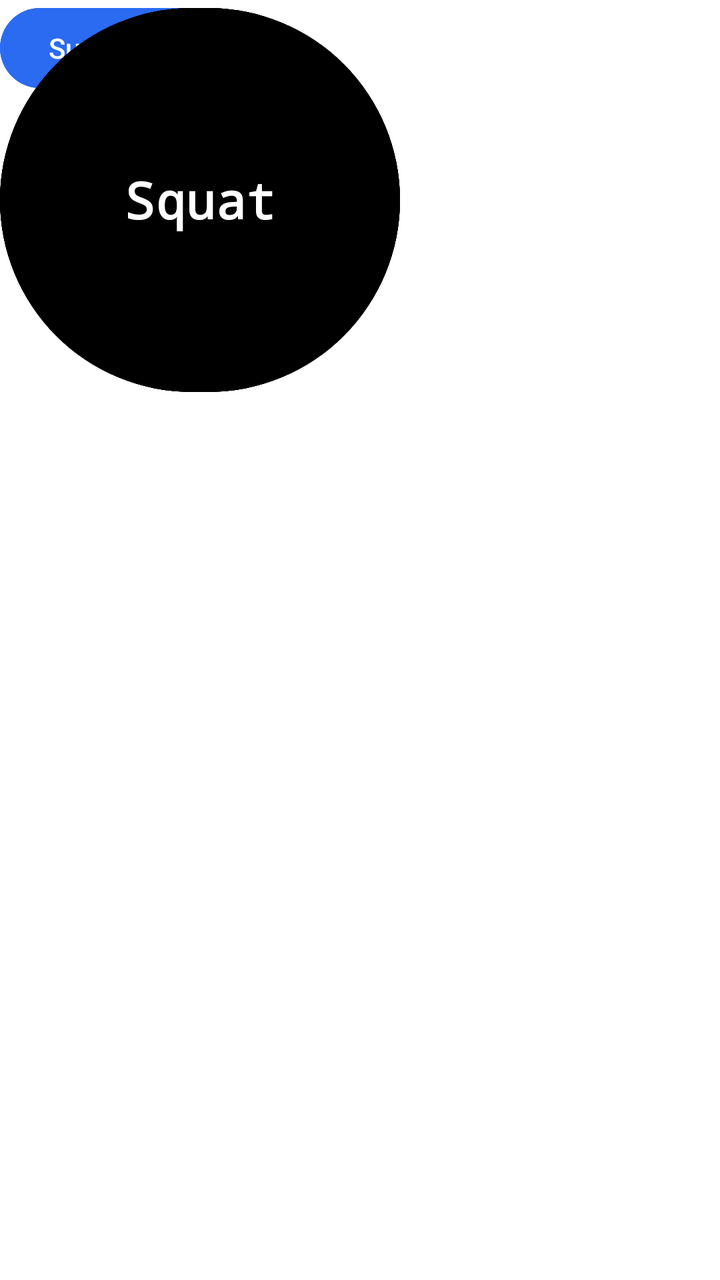
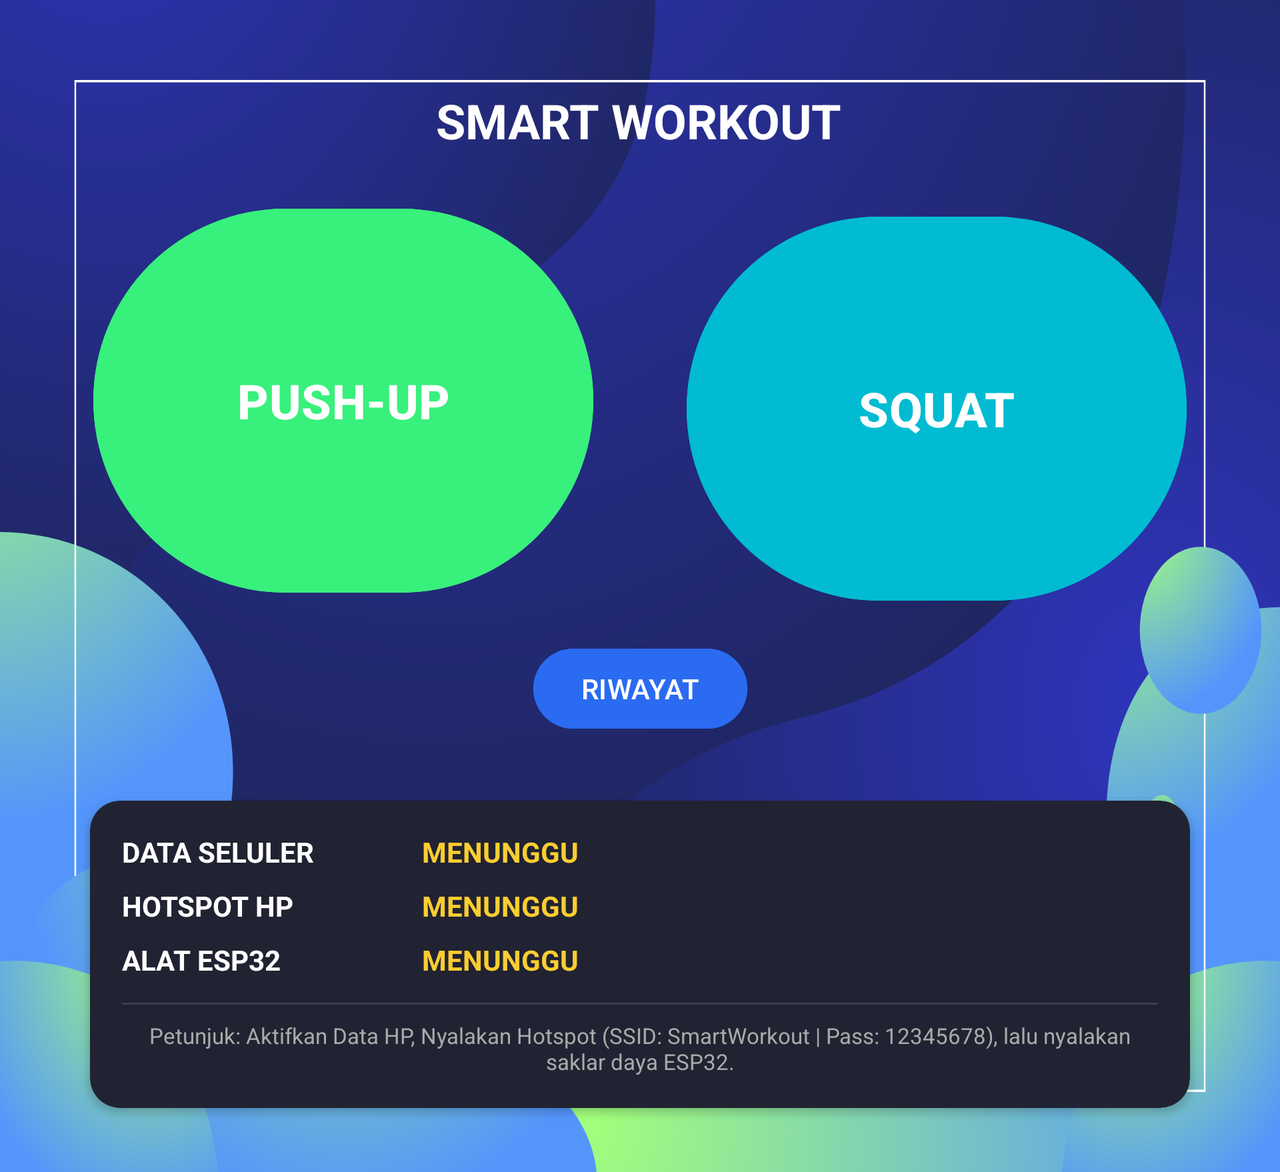

An Android layout and its configuration variant, each rendered on a device that would load it. The default file and the variant file are quoted in full after the pictures.
<!-- AndroidManifest.xml: application theme Theme.SmartWorkoutAtHome -->
<!-- res/layout/activity_home_screen.xml -->
<?xml version="1.0" encoding="utf-8"?>
<androidx.constraintlayout.widget.ConstraintLayout xmlns:android="http://schemas.android.com/apk/res/android"
    xmlns:app="http://schemas.android.com/apk/res-auto"
    xmlns:tools="http://schemas.android.com/tools"
    android:id="@+id/main"
    android:layout_width="match_parent"
    android:layout_height="match_parent"
    android:background="@color/white"
    tools:context=".home_screen">

    <Button
        android:id="@+id/Summary"
        android:layout_width="wrap_content"
        android:layout_height="wrap_content"
        android:backgroundTint="@color/Blue"
        android:text="Summary"
        tools:ignore="MissingConstraints"
        tools:layout_editor_absoluteX="749dp"
        tools:layout_editor_absoluteY="334dp" />

    <Button
        android:id="@+id/pushup"
        android:layout_width="200dp"
        android:layout_height="200dp"
        android:backgroundTint="@color/black"
        android:fontFamily="monospace"
        android:text="Push-up"
        android:textSize="25dp"
        android:textStyle="bold"
        tools:ignore="MissingConstraints"
        tools:layout_editor_absoluteX="188dp"
        tools:layout_editor_absoluteY="182dp" />

    <Button
        android:id="@+id/squat"
        android:layout_width="200dp"
        android:layout_height="200dp"
        android:backgroundTint="@color/black"
        android:fontFamily="monospace"
        android:text="Squat"
        android:textSize="25dp"
        android:textStyle="bold"
        tools:ignore="MissingConstraints"
        tools:layout_editor_absoluteX="539dp"
        tools:layout_editor_absoluteY="182dp" />


</androidx.constraintlayout.widget.ConstraintLayout>
<!-- resources referenced by this layout -->
<resources>
  <color name="Blue">#2A6BF2</color>
  <color name="black">#FF000000</color>
  <color name="white">#FFFFFFFF</color>
  <style name="Theme.SmartWorkoutAtHome" parent="Base.Theme.SmartWorkoutAtHome" />
  <style name="Base.Theme.SmartWorkoutAtHome" parent="Theme.Material3.DayNight.NoActionBar">
          
          
          <item name="colorPrimary">#FF000000</item>
  
      </style>
</resources>
<!-- res/layout-land/activity_home_screen.xml (the repository's variant of the layout above) -->
<!-- drawn on the phone turned sideways -->
<?xml version="1.0" encoding="utf-8"?>
<ScrollView xmlns:android="http://schemas.android.com/apk/res/android"
    xmlns:app="http://schemas.android.com/apk/res-auto"
    xmlns:tools="http://schemas.android.com/tools"
    android:id="@+id/main"
    android:layout_width="match_parent"
    android:layout_height="match_parent"
    android:fillViewport="true"
    android:background="@drawable/bg8"
    tools:context=".home_screen">

    <androidx.constraintlayout.widget.ConstraintLayout
        android:layout_width="match_parent"
        android:layout_height="wrap_content">

        
        <TextView
            android:id="@+id/tvAppTitle"
            android:layout_width="wrap_content"
            android:layout_height="wrap_content"
            android:layout_marginTop="44dp"
            android:text="SMART WORKOUT"
            android:textColor="@color/white"
            android:textSize="24dp"
            android:textStyle="bold"
            app:layout_constraintEnd_toEndOf="parent"
            app:layout_constraintHorizontal_bias="0.499"
            app:layout_constraintStart_toStartOf="parent"
            app:layout_constraintTop_toTopOf="parent" />


        
        <Button
            android:id="@+id/pushup"
            android:layout_width="250dp"
            android:layout_height="200dp"
            android:layout_marginTop="24dp"
            android:backgroundTint="@color/green"
            android:text="PUSH-UP"
            android:textColor="@color/white"
            android:textSize="24dp"
            android:textStyle="bold"
            app:layout_constraintEnd_toStartOf="@+id/squat"
            app:layout_constraintHorizontal_chainStyle="spread"
            app:layout_constraintStart_toStartOf="parent"
            app:layout_constraintTop_toBottomOf="@id/tvAppTitle" />

        
        <Button
            android:id="@+id/squat"
            android:layout_width="250dp"
            android:layout_height="200dp"
            android:layout_marginTop="4dp"
            android:backgroundTint="@color/Bluessea"
            android:text="SQUAT"
            android:textColor="@color/white"
            android:textSize="24dp"
            android:textStyle="bold"
            app:layout_constraintEnd_toEndOf="parent"
            app:layout_constraintStart_toEndOf="@+id/pushup"
            app:layout_constraintTop_toTopOf="@id/pushup" />

        
        <Button
            android:id="@+id/riwayat"
            android:layout_width="wrap_content"
            android:layout_height="wrap_content"
            android:layout_marginTop="20dp"
            android:backgroundTint="@color/Blue"
            android:text="RIWAYAT"
            android:textColor="@color/white"
            app:layout_constraintEnd_toEndOf="parent"
            app:layout_constraintStart_toStartOf="parent"
            app:layout_constraintTop_toBottomOf="@id/pushup" />

        
        <androidx.cardview.widget.CardView
            android:layout_width="550dp"
            android:layout_height="wrap_content"
            android:layout_marginTop="32dp"
            android:layout_marginBottom="32dp"
            app:cardBackgroundColor="#212332"
            app:cardCornerRadius="15dp"
            app:layout_constraintBottom_toBottomOf="parent"
            app:layout_constraintEnd_toEndOf="parent"
            app:layout_constraintStart_toStartOf="parent"
            app:layout_constraintTop_toBottomOf="@+id/riwayat">

            <LinearLayout
                android:id="@+id/layout_koneksi"
                android:layout_width="match_parent"
                android:layout_height="wrap_content"
                android:orientation="vertical"
                android:padding="16dp">

                <LinearLayout
                    android:layout_width="match_parent"
                    android:layout_height="wrap_content"
                    android:orientation="horizontal"
                    android:gravity="center_vertical"
                    android:layout_marginBottom="8dp">

                    <TextView
                        android:layout_width="150dp"
                        android:layout_height="wrap_content"
                        android:text="DATA SELULER"
                        android:textColor="@color/white"
                        android:textStyle="bold"
                        android:textSize="14dp" />

                    <TextView
                        android:id="@+id/tvDataStatus"
                        android:layout_width="wrap_content"
                        android:layout_height="wrap_content"
                        android:text="MENUNGGU"
                        android:textColor="@color/yellow"
                        android:textStyle="bold"
                        android:textSize="14dp" />
                </LinearLayout>

                <LinearLayout
                    android:layout_width="match_parent"
                    android:layout_height="wrap_content"
                    android:orientation="horizontal"
                    android:gravity="center_vertical"
                    android:layout_marginBottom="8dp">

                    <TextView
                        android:layout_width="150dp"
                        android:layout_height="wrap_content"
                        android:text="HOTSPOT HP"
                        android:textColor="@color/white"
                        android:textStyle="bold"
                        android:textSize="14dp" />

                    <TextView
                        android:id="@+id/tvHotspotStatus"
                        android:layout_width="wrap_content"
                        android:layout_height="wrap_content"
                        android:text="MENUNGGU"
                        android:textColor="@color/yellow"
                        android:textStyle="bold"
                        android:textSize="14dp" />
                </LinearLayout>

                <LinearLayout
                    android:layout_width="match_parent"
                    android:layout_height="wrap_content"
                    android:orientation="horizontal"
                    android:gravity="center_vertical"
                    android:layout_marginBottom="12dp">

                    <TextView
                        android:layout_width="150dp"
                        android:layout_height="wrap_content"
                        android:text="ALAT ESP32"
                        android:textColor="@color/white"
                        android:textStyle="bold"
                        android:textSize="14dp" />

                    <TextView
                        android:id="@+id/tvEspStatus"
                        android:layout_width="wrap_content"
                        android:layout_height="wrap_content"
                        android:text="MENUNGGU"
                        android:textColor="@color/yellow"
                        android:textStyle="bold"
                        android:textSize="14dp" />
                </LinearLayout>

                <View
                    android:layout_width="match_parent"
                    android:layout_height="1dp"
                    android:background="#3A3D52"
                    android:layout_marginBottom="8dp" />

                <TextView
                    android:layout_width="match_parent"
                    android:layout_height="wrap_content"
                    android:text="Petunjuk: Aktifkan Data HP, Nyalakan Hotspot (SSID: SmartWorkout | Pass: 12345678), lalu nyalakan saklar daya ESP32."
                    android:textColor="#AAAAAA"
                    android:textSize="11dp"
                    android:gravity="center" />

            </LinearLayout>
        </androidx.cardview.widget.CardView>

    </androidx.constraintlayout.widget.ConstraintLayout>
</ScrollView>
<!-- resources referenced by the variant -->
<!-- as the phone turned sideways resolves them -->
<resources>
  <color name="Blue">#2A6BF2</color>
  <color name="Bluessea">#00BBD2</color>
  <color name="green">#38F07C</color>
  <color name="white">#FFFFFFFF</color>
  <color name="yellow">#FBCD31</color>
  <!-- drawable bg8: vector/xml drawable (drawable, 8140 chars, omitted) -->
  <style name="Theme.SmartWorkoutAtHome" parent="Base.Theme.SmartWorkoutAtHome" />
  <style name="Base.Theme.SmartWorkoutAtHome" parent="Theme.Material3.DayNight.NoActionBar">
          
          
          <item name="colorPrimary">#FF000000</item>
  
      </style>
</resources>
